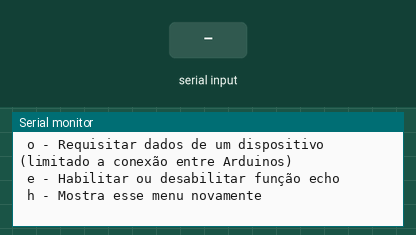
Recording of a sketch running on a simulated Arduino Leonardo, built with avr-gcc and run on an emulated ATmega32U4. Parts: the last lines printed to the serial monitor. The inputs (shaded band) are chosen by the test bench.

Above: at 1.2 s.
1.3 s: "90,45\n" received over Serial
At 2.5 s:
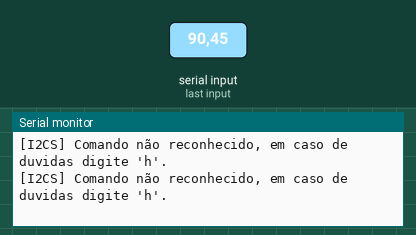
2.8 s: byte 101 ('e') received over Serial
At 3.5 s:
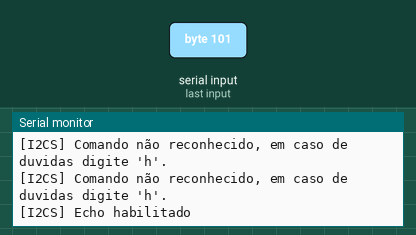
4.3 s: byte 104 ('h') received over Serial
At 4.9 s:
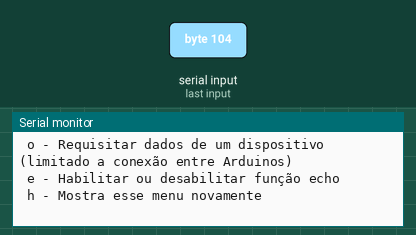
5.8 s: byte 111 ('o') received over Serial
At 7.0 s:
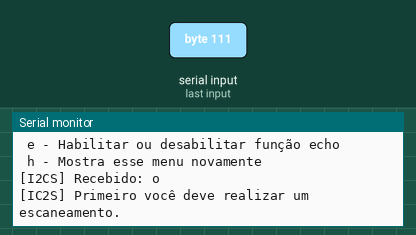
7.3 s: byte 108 ('l') received over Serial
At 8.1 s:
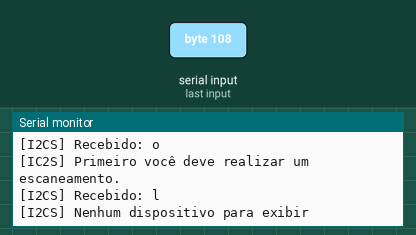
8.8 s: byte 115 ('s') received over Serial
At 9.8 s:
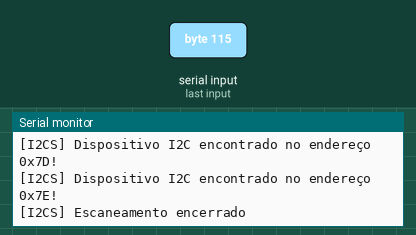

Measured:
- after the input at 1.3 s, the serial monitor: prints a new line at once (image 1)
- after the input at 2.8 s, the serial monitor: prints a new line at once (image 2)
- after the input at 4.3 s, the serial monitor: prints a new line at once (image 3)
- after the input at 5.8 s, the serial monitor: prints a new line at once (image 4)
- after the input at 7.3 s, the serial monitor: prints a new line at once (image 5)
- after the input at 8.8 s, the serial monitor: prints a new line at once (image 6)

The sketch:

ca_a_endere_o_modulo_ic2.ino
```cpp
#include <Wire.h>


int myAddress[127];
byte error, address;
int nDevices;
bool echo = false;
void showMenu() {
  Serial.println(F("\nI2C Scanner v.7"));
  Serial.println(F(" s - Escanear por dispositivos I2C"));
  Serial.println(F(" l - Listar todos dispositivos encotrados no último escaneamento"));
  Serial.println(F(" o - Requisitar dados de um dispositivo (limitado a conexão entre Arduinos)"));
  Serial.println(F(" e - Habilitar ou desabilitar função echo"));
  Serial.println(F(" h - Mostra esse menu novamente\n"));
}
void setup()
{
  Wire.begin();
  Serial.begin(9600);
  while (!Serial);             // Leonardo: wait for serial monitor
  showMenu();
}
void loop()
{
  if (Serial.available() > 0) {
    char c = Serial.read();
    if (echo) {
      Serial.print("[I2CS] Recebido: ");
      Serial.println(c);
    }
    switch (c) {
      case 'e':
        echo = !echo;
        Serial.println(echo ? "[I2CS] Echo habilitado" : "[I2CS] Echo desabilitado");
        break;
      case 'h':
        showMenu();
        break;
      case 'o':
        if (nDevices <= 0) {
          Serial.println(F("\n[IC2S] Primeiro você deve realizar um escaneamento."));
        } else {
          Serial.println(F("\n[IC2S] Digite com qual dispositivo deseja conectar: "));
          for (int i =  0; i < nDevices; i++ ) {
            Serial.print(F("[IC2S] ")); Serial.print(i + 1); Serial.print(F(") ")); Serial.print(F("0x")); if (myAddress[i] < 16)Serial.print(F("0")); Serial.println(myAddress[i], HEX);
          }
          while (Serial.available() < 1);
          int val = Serial.parseInt();
          Serial.print(F("[IC2S] Abrindo conexão no endereço")); Serial.print(F(" 0x")); if (myAddress[val - 1] < 16)Serial.print(F("0")); Serial.println(myAddress[val - 1], HEX);
          delay(100);
          if (myAddress[val - 1] != 0) {
            Wire.requestFrom(myAddress[val - 1], 6); // request 6 bytes from slave device #8
            Serial.print(F("[IC2S] Recebido de 0x")); if (myAddress[val - 1] < 16)Serial.print(F("0")); Serial.print(myAddress[val - 1], HEX); Serial.print(F(": "));
            while (Wire.available()) {
              char c = Wire.read();
              Serial.print(c);
            } Serial.println(F("\n"));
          } else {
            Serial.println(F("Invalido\n"));
          }
        }
        break;
      case 'l':
        if (nDevices <= 0) {
          Serial.println(F("\n[I2CS] Nenhum dispositivo para exibir\n"));
        } else {
          Serial.println(F("\n[IC2S] Dispositivos encontrados no último escaneamento"));
          for (int i =  0; i < nDevices; i++ ) {
            Serial.print(F("[IC2S] ")); Serial.print(i + 1); Serial.print(F(") ")); Serial.print(F("0x")); if (myAddress[i] < 16)Serial.print(F("0")); Serial.println(myAddress[i], HEX);
          } Serial.println(F("[I2CS] Fim\n"));
        }

        break;
      case 's':
        Serial.println(F("[I2CS] Escaneando..."));
        nDevices = 0;
        for (address = 1; address < 127; address++ )
        {
          Wire.beginTransmission(address);
          error = Wire.endTransmission();

          if (error == 0)
          {
            Serial.print(F("[I2CS] Dispositivo I2C encontrado no endereço 0x"));
            if (address < 16)Serial.print(F("0"));
            Serial.print(address, HEX);
            Serial.println(F("!"));
            myAddress[nDevices] = address;
            nDevices++;
          }
          else if (error == 4)
          {
            Serial.print(F("[I2CS] Erro desconhecido encontrado no endereço 0x"));
            if (address < 16)Serial.print(F("0"));
            Serial.println(address, HEX);
          }
        }
        if (nDevices == 0) {
          Serial.println(F("[I2CS] Nenhum dispositivo detectado\n"));
        } else {
          Serial.println(F("[I2CS] Escaneamento encerrado\n"));
        }
        break;
      default:
       Serial.println(F("[I2CS] Comando não reconhecido, em caso de duvidas digite 'h'.\n"));
        break;
    }
  }
}
```
